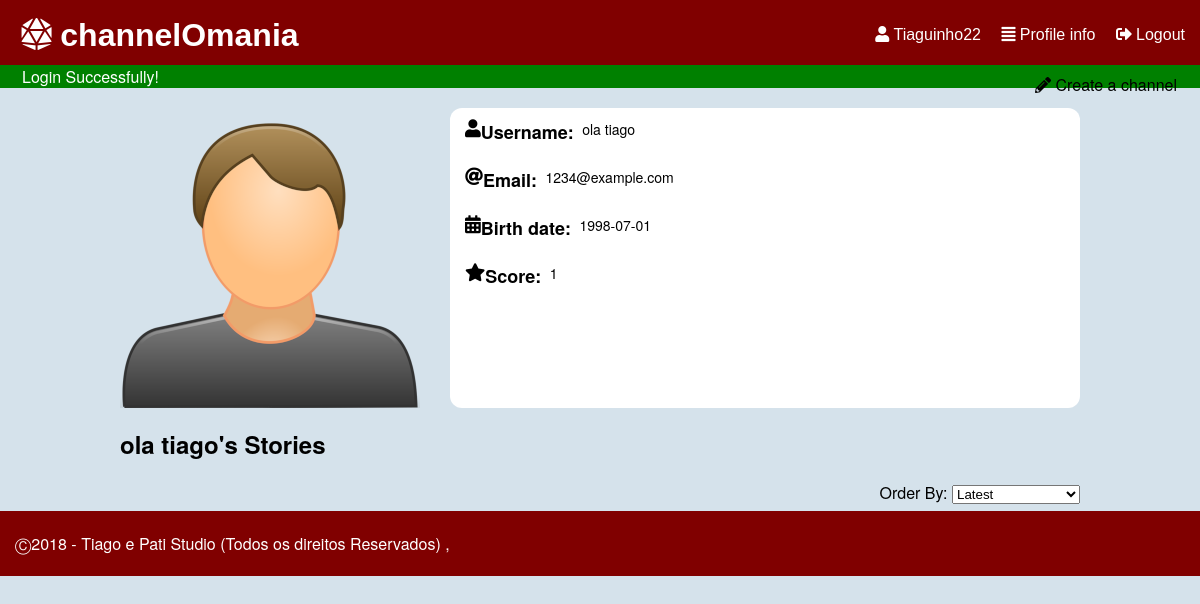
Screenshot of /pages/profile.php?userId=2 (signed in) with the database file from the repository.
### tables this page shows
CREATE TABLE "user" (
	`ID`	INTEGER NOT NULL PRIMARY KEY AUTOINCREMENT,
	`username`	TEXT NOT NULL CHECK(length ( username ) > 0 and length ( username ) < 16),
	`email`	TEXT NOT NULL,
	`password`	TEXT NOT NULL CHECK(length ( password ) > 5),
	`birth`	TEXT CHECK(length ( birth ) > 0),
	`profilePic`	TEXT,
	`score`	INTEGER DEFAULT 0,
	CONSTRAINT `username` UNIQUE(`username`)
);

### database/db_list.php (called while the page is built, shortened)
<?php
function listProfile($username) {
  $db = Database::instance()->db();
  $stmt = $db->prepare('SELECT * FROM user WHERE username = ?');
  $stmt->execute(array($username));
  return $stmt->fetch();
}
?>

### database/db_user.php (called while the page is built, shortened)
<?php
function getUsernameFromId($id) {
  $db = Database::instance()->db();
  $stmt = $db->prepare('SELECT username FROM user WHERE ID = ?');
  $stmt->execute(array($id));
  return $stmt->fetch()['username'];
}
 ?>

### templates/tpl_profile.php (the view, shortened to what this page needs)
<?php function draw_profile($userInfo) { ?>
  <section id="profile">
    <img id="profile_pic" src="../files/croppedProfile/<?php if($userInfo['profilePic']!="") { echo($userInfo['profilePic']); } else {?>default.png<?php } ?>" alt="<?php echo($userInfo['username']); ?>'s profile picture">
    <div id="profile_info">
      <h2><i class="fas fa-user"></i>  Username: </h2>
      <h3><?php echo($userInfo['username']); ?></h3><br>
      <h2><i class="fas fa-at"></i>  Email: </h2>
      <h3 id="emailInfo"><a href="mailto:<?php echo($userInfo['email']); ?>"><?php echo($userInfo['email']); ?></a>
      <?php if($userInfo['username'] == $_SESSION['username']) { ?>
        <button text='Edit' onclick="edit('email')">Edit</button>
      <?php } ?></h3><br>
      <h2><i class="fas fa-calendar-alt"></i>  Birth date: </h2>
      <h3 id="birthInfo"><time datetime="<?php echo($userInfo['birth']); ?>"><?php echo($userInfo['birth']); ?></time>
        <?php if($userInfo['username'] == $_SESSION['username']) { ?>
          <button text='Edit' onclick="edit('birth')">Edit</button>
        <?php } ?></h3><br>
      <h2><i class="fas fa-star"></i> Score: </h2>
      <h3 id="score"><?php echo($userInfo['score']); ?></h3><br>
    </div>
  </section>
<?php } ?>
<?php function draw_user_stories($username, $stories) { ?>
  <section id="myStories" data-id="<?php echo $stories[0]['author'] ?>">
      <?php if($username == $_SESSION['username']) { ?>
        <ul id="myAddStory">
          <li><h1>My Stories</h1></li>
          <li><p id="addStory"><a href = "../pages/new_story.php" ><i class="fas fa-plus"></i> Add a story</a></p></li>
        </ul>
      <?php } else { ?>
        <h1><?php echo $username; ?>'s Stories</h1>
      <?php } ?>
  </section>
<?php } ?>

### css/style.css (style rules this page uses)
body { font-family: IBMPlexSans, Helvetica Neue, Segoe UI, Helvetica, Verdana, Arial, sans-serif; background-color: #D5E2EB; margin: 0; }
h1 { margin-left: 0.5em; }
body,html { min-height: 80vh; }
#profile { display: flex; width: 80%; margin: auto; border-radius: 1em; margin-top: 20px; }
#profile #profile_info { float: left; height: 300px; width: 100%; border-radius: 1em; background-color: white; font-size: 75%; padding-left: 15px; vertical-align: middle; }
#profile #profile_info h2 { display: inline-flex; white-space: pre-wrap; margin: 11px 0px; }
#profile #profile_info h3 { display: inline; font-weight:300; padding-right: 20px; }
#profile #profile_pic { float: left; padding-right: 30px; }
#myStories { display: block; width: 80%; margin: auto; }
#myStories h1 { margin: auto; }
#myStories h1 { margin: 19px 0px 20px 0px; }

### css/links.css (style rules this page uses)
a:link, a:visited { color: black; text-decoration: none; }

### rows the page displays
user: username "ola tiago", email "1234@example.com", birth "1998-07-01", score "1"

### other values shown
$_SESSION['username'] "Tiaguinho22"
$message['content'] "Login Successfully!"
